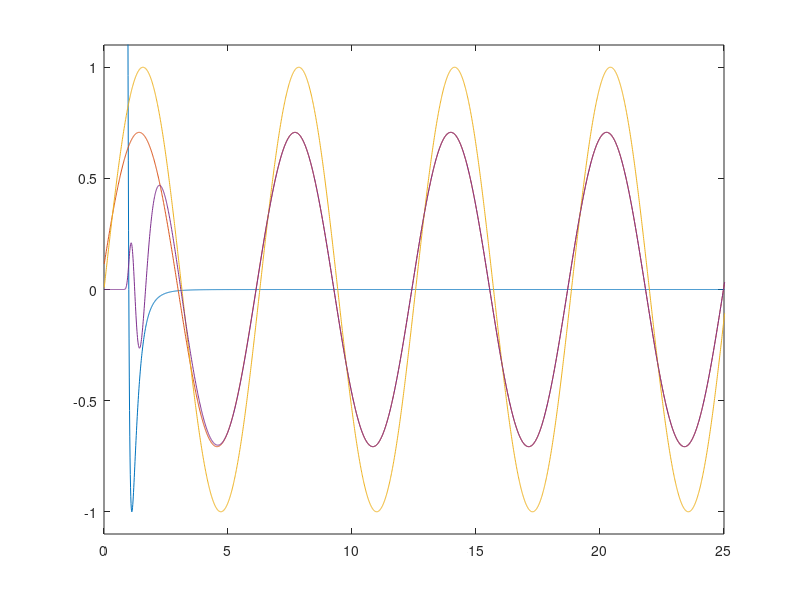

Source code (MATLAB):
function trial2
%% Problem spceifics
% Ar-Ar scattering example from 
% http://www2.chem.umd.edu/groups/alexander/teaching/inelastic_scattering.pdf
% zStart = 1; 
% zEnd   = 100;  % bohr
% d      = 0.01; % step size
% 
% mu   = 19.974; % molecular mass
% Einc = 5e-4; % incoming energy
% el   = 0;    % partial wave

% Potentials coeffs given in Ha a0 (Hartree Bohr)
% De = 4.456e-4;
% re = 7.1053;
% beta = 0.89305;

%%%%%%%%%%%%%%%%%%%%%%%%%%%%%%%%%%%%%%%
% Trial3 problem
zStart = 0.01;
zEnd   = 100;
d      = 0.01;

mu     = 0.5; % mass
Einc   = 1;
el     = 0;

% Potential coeffs
A      = 500;
C6     = 1;
C12    = 1;


%% Function definitions
% Types of potentials
V_morse = @(r) De*(exp(-2*beta*(r-re)) - 2*exp(-beta*(r-re)));% Morse potential
V_LJ    = @(r) A*(C12./r.^12 - C6./r.^6) + el*(el + 1)./r.^2;

%Wavevector definition
k       = @(E) sqrt(2*mu*E);

% Analytic aymptotic solution
posPlane = @(A, k, x) A*exp(1i*k.*x);
negPlane = @(B, k, x) B*exp(-1i*k.*x);
fRAsym   = @(x, k, C) [ (-1i)^(el+1)*posPlane(C(1), k, x) (1i)^(el+1)*negPlane(C(2), k, x) ];

% General Numerov propagator (used for linear second order differential equations)
% INPUTS
%   d: grid spacing (grid must be equidistanct)
%   k: 3 element squared wavevector, [k_n-2, k_n-1, k_n] where k_i is the position at a specified index i, and i = n is the current index
%   z: 3 element space vector, [z_n-2, z_n-1, z_n] where z_i is the position at a specified index i
%   R: 2 element value vector, [R_n-2, R_n-1] where R(z) is the scaled radial wavefunction being solved for
numerov = @(d, k, z, R) ((2 - (10*d^2/12)*k(2))*R(2) - (1 + (d^2/12)*k(1))*R(1))/(1 + (d^2/12)*k(3));

%% Setup
% Choose the type of potential
V    = @(r) V_LJ(r);
kloc = @(r) k(Einc - V(r)); % local wavevector

% z - the interparticle spacing
z = zStart:d:zEnd;
    
% Initialize solution vector
R    = deal(nan(1,length(z)));
R(1) = 1e-10; %arbitrary
R(2) = ((1 + k(V(z(1)) - Einc)*d)*R(1)); % assume linear first step

%% Solver
% Propagate radial function from within classically forbidden region
for i = 3:length(z)
    R(i) = numerov(d, kloc(z([i-2 i-1 i])).^2, z([i-2 i-1 i]), R([i-2 i-1]));
end

% Find the value at the asymptotic solution to get normalization
C = fRAsym(z([end end-1])', k(Einc), [1 1])\R([end end-1])';
C = C./norm(C);

% Find the phase shift
S_el = C(1)*k(Einc)/C(2);
delL = real(log(S_el)/(2*1i));

% Get the normalized wavefunctions
Rasym = sum(real(fRAsym(z', k(Einc), C)), 2); 
R     = Rasym(end)/R(end)*R;

figure;
plot(z, V(z)./(-min(V(z))),...
     z, 0.5*Rasym,...
     z, 0.5*sum(real(fRAsym(z', k(Einc), [1 1])), 2),...
     z, 0.5*R)
ylim([-1.1 1.1])
xlim([0 25])
end